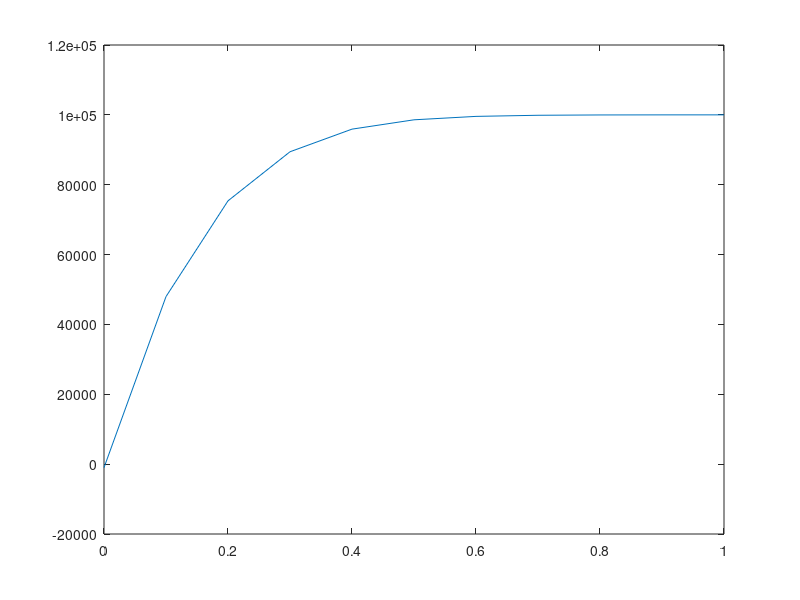

This chart was generated by the following MATLAB code:
clearvars
clear
clc

L = 1;
h = 0.1;
x = (0:h:L);
xd = x./L;

p0 = 1e3;

E = 3e4;
nu = 0.2;
mu = E/(2*(1+nu));
lambda = E*nu/((1+nu)*(1-2*nu));
eta = 1e-3; % fluid viscosity
k = 1e-10; % permeability

t = 0;
dt = h;
tend = 10;

aux1 = 0;
aux2 = 0;

N = 100;

while t <= tend
    td = (lambda + 2*mu)*k * t / (eta * L^2);

    for n = 0:N
        M = pi()*(2*n+1)/2;
        aux1 = aux1 + 2* cos(M*xd)* exp(-M^2 * td)/M^2;
        aux2 = aux2 + 2* sin(M*xd)* exp(-M^2 * td)/M;
    end

    % displacement
    ud = 1 - xd - aux1;
    u = ud*p0*L/(lambda + 2*mu);

    % stress
    sigmad = -1 + aux2;
    sigma = sigmad*p0;

    % pressure
    pd = aux2;
    p = pd*p0;

    t = t + dt;

%     subplot(1,3,1);
%     plot(xd, p); % pressure
%     hold on
%     xlabel('Column depth (m)');
%     ylabel('Pressure (Pa)');
% %     title('Pressure at time t = %d', t);
%     axis([0 1 0 120000]);
%     hold off
% 
%     subplot(1,3,2);
%     plot(xd,sigma); % stress
%     hold on
%     xlabel('Column depth (m)');
%     ylabel('Stress (Pa)');
% %     title('Pressure at time t = %d', t);
%     hold off
% 
%     subplot(1,3,3);
%     plot(xd,u); % displacement
%     hold on
%     xlabel('Column depth (m)');
%     ylabel('Displacement (m)');
% %     title('Pressure at time t = %d', t);
%     hold off
% 
%     pause(0.01)

end

figure
plot(xd,sigma);